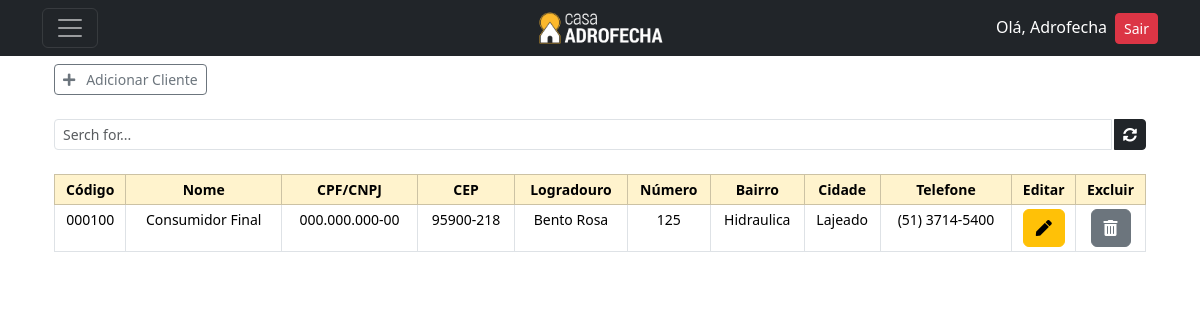
/listar/clientes/ (signed in), run on an earlier commit of the app's database.
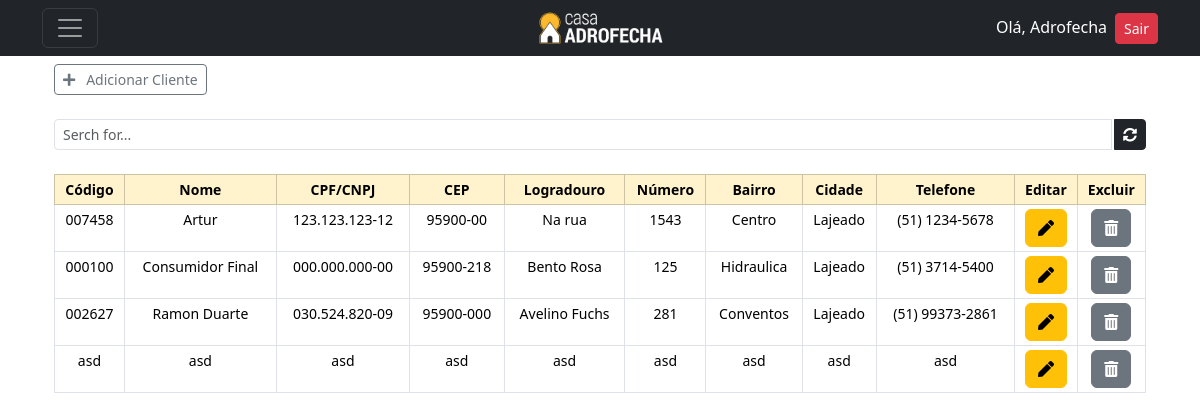
And on a later commit of the database.
### Clientes/models.py (models this page shows, shortened)
class Cliente(models.Model):
    codigo = models.CharField(max_length=6, verbose_name="Código")
    nome = models.CharField(max_length=150, verbose_name="Nome")
    cpf_cnpj = models.CharField(max_length=20, verbose_name="CPF/CNPJ")
    cep = models.CharField(max_length=9, verbose_name="CEP")
    logradouro = models.CharField(max_length=150, verbose_name="Logradouro")
    numero = models.CharField(max_length=6, verbose_name="Número")
    bairro = models.CharField(max_length=150, verbose_name="Bairro")
    cidade = models.CharField(max_length=150, verbose_name="Cidade")
    telefone = models.CharField(max_length=15, verbose_name="Telefone")
    class Meta:
        verbose_name = 'Cliente'
        verbose_name_plural = 'Clientes'
        ordering = ["nome"]

### Clientes/views.py (the view)
# urls.py: path('listar/clientes/', ClientesList.as_view(), name='listar-clientes'),
class ClientesList(LoginRequiredMixin, PermissionRequiredMixin, ListView):
    model = Cliente
    template_name = 'clientes/novocliente.html'
    permission_required = 'Clientes.view_cliente'

### Clientes/templates/clientes/novocliente.html (shortened to what this page needs)
{% extends 'base.html' %}
{% block content %}
<div class="container">
    <br><br>
    <a class="btn btn-outline-secondary btn-sm" data-bs-toggle="modal" data-bs-target="#addModal">
        <i class="fas fa-plus"></i>&nbsp;&nbsp; Adicionar Cliente
    </a>
    <div class="input-group input-group-sm mb-3 mt-4">
        <input type="text" class="form-control" id="search" placeholder="Serch for...">
        <a href="{% url 'listar-clientes' %}" class="btn btn-dark" style="margin-left:2px;"><i class="fas fa-sync-alt"></i></a>
    </div>
    <table class="table table-bordered table-sm mt-4" id="myTable" style="text-align: center; font-size: 14px;">
        <thead class="table-warning">
            <tr class="chk-th">
                <th scope="col ">Código</th>
                <th scope="col ">Nome</th>
                <th scope="col ">CPF/CNPJ</th>
                <th scope="col ">CEP</th>
                <th scope="col ">Logradouro</th>
                <th scope="col ">Número</th>
                <th scope="col ">Bairro</th>
                <th scope="col ">Cidade</th>
                <th scope="col ">Telefone</th>
                <th scope="col ">Editar</th>
                <th scope="col ">Excluir</th>
            </tr>
        </thead>
        {% for cliente in object_list %}
        <tr>
                    <td>{{ cliente.codigo }}</td>
                    <td>{{ cliente.nome }}</td>
                    <td>{{ cliente.cpf_cnpj }}</td>
                    <td>{{ cliente.cep }}</td>
                    <td>{{ cliente.logradouro }}</td>
                    <td>{{ cliente.numero }}</td>
                    <td>{{ cliente.bairro }}</td>
                    <td>{{ cliente.cidade }}</td>
                    <td>{{ cliente.telefone }}</td>
            <td>
                <a class="btn btn-warning" title="Editar cliente" data-bs-toggle="modal" data-bs-target="#editModal{{ cliente.pk }}">
                    <i class="fas fa-pen"></i>
                </a>
            </td>
            <td>
                <a href="#" class="btn btn-secondary delete-btn" data-bs-toggle="modal"
                   data-bs-target="#confirmDeleteModal" data-product-id="{{ cliente.id }}" title="Deletar cliente">
                    <i class="fas fa-trash-alt"></i>
                </a>
            </td>
        </tr>
        {% endfor %}
    </table>
</div>
{% endblock content %}

### paginas/templates/base.html (shortened to what this page needs)
<!DOCTYPE html>
{% load static %}
<html lang="pt-br">
<head>
    <link rel="https://stylesheet" href="https://cdn.jsdelivr.net/npm/bootstrap-icons@1.10.3/font/bootstrap-icons.css">
    <link href="https://cdn.jsdelivr.net/npm/select2@4.1.0-rc.0/dist/css/select2.min.css" rel="stylesheet" />
    <link href="https://cdn.jsdelivr.net/npm/bootstrap@5.3.2/dist/css/bootstrap.min.css" rel="stylesheet">
    <link rel="stylesheet" href="https://cdnjs.cloudflare.com/ajax/libs/font-awesome/5.15.4/css/all.min.css" />
</head>
<body>
  {% include 'navbar.html' %}
  <div class="pt-3 container">
      {% block content %}
      {% endblock %}
  </div>
  <link rel="stylesheet" href="https://cdn.jsdelivr.net/npm/bootstrap-icons@1.11.1/font/bootstrap-icons.css">
</body>
</html>

### paginas/templates/navbar.html (shortened to what this page needs)
{% load static %}
<nav class="navbar navbar-dark bg-dark fixed-top">
  <div class="container d-flex justify-content-between align-items-center">
      <div class="col-4">
        <button class="navbar-toggler" type="button" data-bs-toggle="offcanvas" data-bs-target="#offcanvasDarkNavbar" aria-controls="offcanvasDarkNavbar">
        <span class="navbar-toggler-icon"></span>
        </button>
      </div>
      <div class="col-4 d-flex justify-content-center">
          <a href="{% url 'inicio' %}"><img src="{% static 'paginas/images/LogoPreto2.png' %}" alt="Logo" width="130" height="40"</img></a>
      </div>
      <div class="col-4 d-flex justify-content-end">
              <ul class="list-unstyled mb-0">
                  {% if request.user.is_authenticated %}
                  <li><a style="color:white" ;>Olá, {{ user.username }}</a><a class="ms-2 btn btn-danger btn-sm" href="{% url 'logout' %}">Sair</a></li>
                  {% else %}
                  <li><a class="btn btn-primary" href="{% url 'login' %}">Entrar</a></li>
                  {% endif %}
              </ul>
      </div>
  </div>
</nav>

### Clientes/templates/clientes/editcliente.html (shortened to what this page needs)
{% extends 'clientes/cadastrocliente.html' %}

What changed in the data, as far as the page shows it:
added Cliente: codigo "007458", nome "Artur", cpf_cnpj "123.123.123-12", cep "95900-00", logradouro "Na rua", numero "1543", bairro "Centro", cidade "Lajeado", telefone "(51) 1234-5678"
added Cliente: codigo "002627", nome "Ramon Duarte", cpf_cnpj "030.524.820-09", cep "95900-000", logradouro "Avelino Fuchs", numero "281", bairro "Conventos", cidade "Lajeado", telefone "(51) 99373-2861"
added Cliente: codigo "asd", nome "asd", cpf_cnpj "asd", cep "asd", logradouro "asd", numero "asd", bairro "asd", cidade "asd", telefone "asd"
